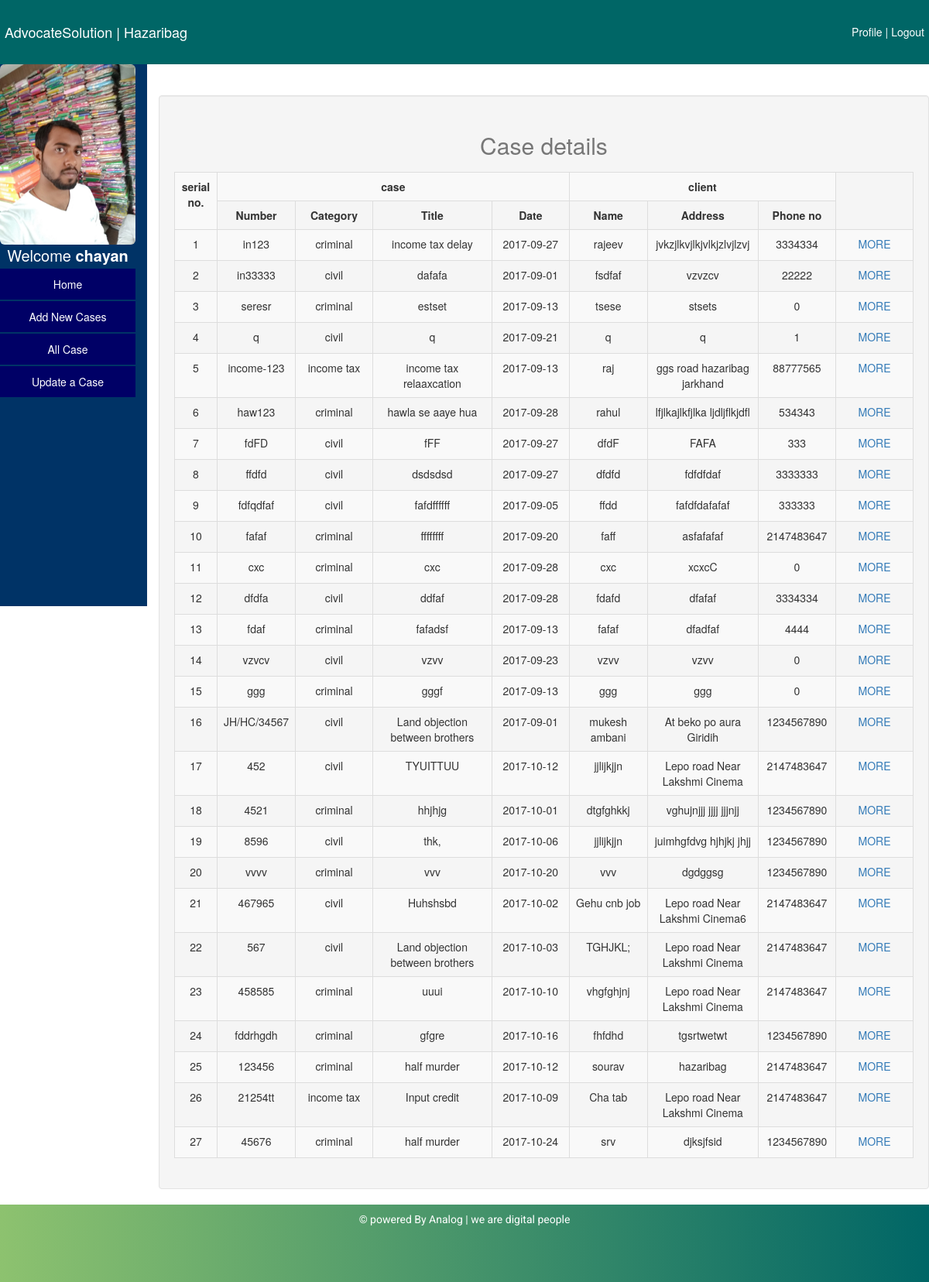
Page /profile/Allcases.php (signed in) on the committed database.
### tables this page shows
CREATE TABLE `advo_profile` (
  `profile_id` int(30) NOT NULL,
  `advo_id` int(30) NOT NULL,
  `professional_area` varchar(40) NOT NULL,
  `date_joining` date NOT NULL,
  `experience` varchar(40) NOT NULL,
  `phone_no` varchar(40) NOT NULL,
  `office_address` varchar(500) NOT NULL,
  `residential_address` varchar(500) NOT NULL,
  `profile_photo` text NOT NULL
);

CREATE TABLE `advo_details` (
  `advo_id` int(30) NOT NULL,
  `user_id` int(20) NOT NULL,
  `enrollment_no` varchar(40) NOT NULL,
  `first_name` varchar(40) NOT NULL,
  `last_name` varchar(40) NOT NULL,
  `dob` varchar(40) NOT NULL,
  `email` varchar(60) NOT NULL,
  `gender` varchar(10) NOT NULL
);

CREATE TABLE `case_details` (
  `case_id` int(30) NOT NULL,
  `advo_id` int(40) NOT NULL,
  `case_category` varchar(40) NOT NULL,
  `case_no` varchar(60) NOT NULL,
  `case_title` varchar(200) NOT NULL,
  `client_name` varchar(90) NOT NULL,
  `client_phone_no` int(20) NOT NULL,
  `client_address` varchar(400) NOT NULL,
  `case_date` date NOT NULL
);

### profile/Allcases.php (the view, shortened to what this page needs)
<?php
include("../includes/database.php");
$advo_id=$_SESSION['u_id'];
			   $sql="select first_name from advo_details where advo_id='$advo_id'";
			   $result_sql=mysqli_query($con,$sql)  ;
			    while($row=mysqli_fetch_array($result_sql))
					{
						$first_name=$row['first_name'];
					}
	    $sql_profile="select profile_photo from advo_profile where advo_id='$advo_id'";
        $result_profile=mysqli_query($con,$sql_profile);
        while($row=mysqli_fetch_array($result_profile))
		{
			$profile_photo=$row['profile_photo'];
		}
?>
<!doctype html>
<?php include('../includes/header.php'); ?>
<body>
<div class="container-fluid">
      <a href="#" class="navbar-brand" style="margin-top:25px;">AdvocateSolution | Hazaribag</a>
      <a href="logout.php" class="pull-right"style="margin-top:25px;">Logout</a>
      <a href="edit_profile.php" class="pull-right" style="margin-top:25px;">Profile |</a>
      </div>
<div class="row">
	<div class="col-lg-2" style="background:#036; height:700px;text-align:center">
    <span><?php echo "<img src = 'post_images/$profile_photo' width='200' class='img-responsive img-rounded'"; ?></span>
       <span style="color:white;font-size:20px;">Welcome <?php echo"<strong> $first_name </strong>"; ?></span>
   		<a href="myaccount.php">Home</a>
        <a href="addNewcase.php">Add New Cases</a>
        <a href="Allcases.php">All Case</a>
        <a href="update_case.php">Update a Case</a>
    </div>
	<div class="col-lg-10" style="text-align:center;" >
	<br/><br/>
	<div class="well">
		<table class="table table-bordered table-striped table-hover">
	  <caption ><h2 align='center'>Case details </h2></caption>
	  <tr>
	    <td rowspan='2' align='center'><strong> serial no.</strong></td>
	    <td colspan='4'align='center'><strong>case</strong></td>
	    <td colspan='3'align='center'><strong>client</strong></td>
	  </tr>
	  <tr align='center'>
	  <td align='center'><strong>Number</strong></td>
	  <td align='center'><strong>Category</strong></td>
	  <td align='center'><strong>Title</td>
	   <td align='center'><strong>Date</strong></td>
	  <td align='center'><strong>Name</strong></td>
	  <td align='center'><strong>Address</strong></td>
	  <td align='center'><strong>Phone no</strong></td>
	  </tr>
	  <?php
	         $sql_case="select * from case_details where advo_id='$advo_id'";
			   $result_sql=mysqli_query($con,$sql_case);
			    $si=0;
			    while($row=mysqli_fetch_array($result_sql))
				{
			        $case_no=$row['case_no'];
					?>
					<tr height='40'>
					 <td align='center'style="min-width: 50px;" ><?php $si=$si+1;echo"$si" ?> </td>
					 <td align='center'style="min-width: 100px;" ><?php echo $case_no ?></td>
					 <td align='center'style="min-width: 100px;" ><?php echo $row['case_category'] ?></td>
					 <td align='center'style="min-width: 150px;" ><?php echo $row['case_title'] ?></td>
					 <td align='center'style="min-width: 100px;" ><?php echo $row['case_date'] ?></td>
					 <td align='center'style="min-width: 100px;"><?php echo $row['client_name'] ?></td>
					 <td align='center'style="min-width: 100px;"style="max-width: 900px;"><?php echo $row['client_address'] ?></td>
					 <td align='center'style="min-width: 100px;" ><?php echo $row['client_phone_no'] ?></td>
					 <td style="min-width: 100px;" ><a href="case_details.php?id=<?php  echo base64_encode($case_no); ?>" >MORE</a></td>
					</tr>
				<?php
				}
	  ?>
	</table>
	</div>
	</div>
</div>
<?php include('../includes/footer.php');?>
</body>
</html>

### style/style.css (style rules this page uses)
* { margin:0; padding:0; }
.container-fluid { background:#006666; padding:4px; color:#996; }
.container-fluid a { color:white; padding:2px; }
.col-lg-2 a { display:block; padding:10px; color:white; background:#006; text-decoration:none; text-align:center; margin:2px 0 0 0; }

### rows in the picture
advo_profile: profile_photo (picture)
advo_details: first_name "chayan"
case_details: case_no "in123", case_category "criminal", case_title "income tax delay", case_date "2017-09-27", client_name "rajeev", client_address "jvkzjlkvjlkjvlkjzlvjlzvj", client_phone_no "3334334"
case_details: case_no "in33333", case_category "civil", case_title "dafafa", case_date "2017-09-01", client_name "fsdfaf", client_address "vzvzcv", client_phone_no "22222"
case_details: case_no "seresr", case_category "criminal", case_title "estset", case_date "2017-09-13", client_name "tsese", client_address "stsets", client_phone_no "0"
case_details: case_no "q", case_category "civil", case_title "q", case_date "2017-09-21", client_name "q", client_address "q", client_phone_no "1"
case_details: case_no "income-123", case_category "income tax", case_title "income tax relaaxcation", case_date "2017-09-13", client_name "raj", client_address "ggs road hazaribag jarkhand", client_phone_no "88777565"
case_details: case_no "haw123", case_category "criminal", case_title "hawla se aaye hua", case_date "2017-09-28", client_name "rahul", client_address "lfjlkajlkfjlka ljdljflkjdfl", client_phone_no "534343"
case_details: case_no "fdFD", case_category "civil", case_title "fFF", case_date "2017-09-27", client_name "dfdF", client_address "FAFA", client_phone_no "333"
case_details: case_no "ffdfd", case_category "civil", case_title "dsdsdsd", case_date "2017-09-27", client_name "dfdfd", client_address "fdfdfdaf", client_phone_no "3333333"
case_details: case_no "fdfqdfaf", case_category "civil", case_title "fafdffffff", case_date "2017-09-05", client_name "ffdd", client_address "fafdfdafafaf", client_phone_no "333333"
case_details: case_no "fafaf", case_category "criminal", case_title "ffffffff", case_date "2017-09-20", client_name "faff", client_address "asfafafaf", client_phone_no "2147483647"
case_details: case_no "cxc", case_category "criminal", case_title "cxc", case_date "2017-09-28", client_name "cxc", client_address "xcxcC", client_phone_no "0"
case_details: case_no "dfdfa", case_category "civil", case_title "ddfaf", case_date "2017-09-28", client_name "fdafd", client_address "dfafaf", client_phone_no "3334334"
case_details: case_no "fdaf", case_category "criminal", case_title "fafadsf", case_date "2017-09-13", client_name "fafaf", client_address "dfadfaf", client_phone_no "4444"
case_details: case_no "vzvcv", case_category "civil", case_title "vzvv", case_date "2017-09-23", client_name "vzvv", client_address "vzvv", client_phone_no "0"
case_details: case_no "ggg", case_category "criminal", case_title "gggf", case_date "2017-09-13", client_name "ggg", client_address "ggg", client_phone_no "0"
case_details: case_no "JH/HC/34567", case_category "civil", case_title "Land objection between brothers", case_date "2017-09-01", client_name "mukesh ambani", client_address "At beko po aura Giridih", client_phone_no "1234567890"
case_details: case_no "452", case_category "civil", case_title "TYUITTUU", case_date "2017-10-12", client_name "jjlijkjjn", client_address "Lepo road Near Lakshmi Cinema", client_phone_no "2147483647"
case_details: case_no "4521", case_category "criminal", case_title "hhjhjg", case_date "2017-10-01", client_name "dtgfghkkj", client_address "vghujnjjj jjjj jjjnjj", client_phone_no "1234567890"
case_details: case_no "8596", case_category "civil", case_title "thk,", case_date "2017-10-06", client_name "jjlijkjjn", client_address "juimhgfdvg hjhjkj jhjj", client_phone_no "1234567890"
case_details: case_no "vvvv", case_category "criminal", case_title "vvv", case_date "2017-10-20", client_name "vvv", client_address "dgdggsg", client_phone_no "1234567890"
case_details: case_no "467965", case_category "civil", case_title "Huhshsbd", case_date "2017-10-02", client_name "Gehu cnb job", client_address "Lepo road Near Lakshmi Cinema6", client_phone_no "2147483647"
case_details: case_no "567", case_category "civil", case_title "Land objection between brothers", case_date "2017-10-03", client_name "TGHJKL;", client_address "Lepo road Near Lakshmi Cinema", client_phone_no "2147483647"
case_details: case_no "458585", case_category "criminal", case_title "uuui", case_date "2017-10-10", client_name "vhgfghjnj", client_address "Lepo road Near Lakshmi Cinema", client_phone_no "2147483647"
case_details: case_no "fddrhgdh", case_category "criminal", case_title "gfgre", case_date "2017-10-16", client_name "fhfdhd", client_address "tgsrtwetwt", client_phone_no "1234567890"
case_details: case_no "123456", case_category "criminal", case_title "half murder", case_date "2017-10-12", client_name "sourav", client_address "hazaribag", client_phone_no "2147483647"
case_details: case_no "21254tt", case_category "income tax", case_title "Input credit", case_date "2017-10-09", client_name "Cha tab", client_address "Lepo road Near Lakshmi Cinema", client_phone_no "2147483647"
case_details: case_no "45676", case_category "criminal", case_title "half murder", case_date "2017-10-24", client_name "srv", client_address "djksjfsid", client_phone_no "1234567890"
